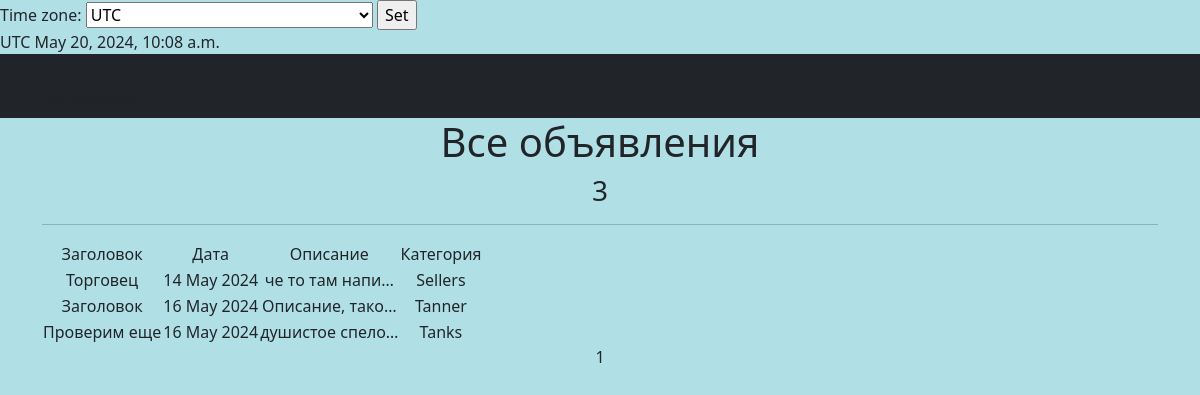
/posts/, run on the app's committed database.
### ads/models.py (models this page shows, shortened)
class Post(models.Model):
    POSITIONS = [
        ('Tanks', 'Танки'),
        ('Hills', 'Хилы'),
        ('DD', 'ДД'),
        ('Sellers', 'Торговцы'),
        ('Gildmasters', 'Гилдмастеры'),
        ('Kwestgiver', 'Квестгиверы'),
        ('Blacksmith', 'Кузнецы'),
        ('Tanner', 'Кожевники'),
        ('Potion master', 'Зельевары'),
        ('Spell master', 'Мастера заклинаний'),
    ]
    author = models.ForeignKey(User, help_text=_('автор'), on_delete=models.CASCADE)
    category = models.CharField(max_length=30, help_text=_('тип'),choices=POSITIONS, default='Tanks')
    time_in = models.DateTimeField(auto_now_add=True)
    title = models.CharField(
        max_length=255,
        help_text=('заголовок'),
        unique=True,
    )
    description = models.TextField(help_text=_('текст'))
    file = models.FileField(upload_to='files/', null=True, blank=True)
    image = models.ImageField(upload_to='image/', null=True, blank=True)
    file2 = models.FileField(upload_to='files/', null=True, blank=True)
    image2 = models.ImageField(upload_to='image/', null=True, blank=True)

### ads/views.py (the view, shortened to what this page needs)
# urls.py: path('', PostList.as_view(), name='posts'),
class PostList(ListView):
    queryset = Post.objects.order_by('time_in')
    template_name = 'posts.html'
    context_object_name = 'posts'
    paginate_by = 10
    def get_context_data(self, **kwargs):
        context = super().get_context_data(**kwargs)
        context['current_time'] = timezone.localtime(timezone.now())
        context['timezones'] = pytz.common_timezones
        return context

### templates/posts.html (shortened to what this page needs)
{% extends 'flatpages/default.html' %}
{% load i18n %}
{% block content %}
    <h1>Все объявления</h1>
    <h3> {{ posts|length }} </h3>
    <hr>
   {% if posts %}
       <table>
           <tr>
               <td>Заголовок</td>
               <td>Дата</td>
               <td>Описание</td>
               <td>Категория</td>
           </tr>
           {% for post in posts %}
           <tr>
               <td>{{ post.title }}</td>
               <td>{{ post.time_in|date:'d M Y' }}</td>
               <td>{{ post.description|truncatechars:15 }}</td>
               <td>{{ post.category}}</td>
           </tr>
           {% endfor %}
       </table>
   {% endif %}
   {{ page_obj.number }}
{% endblock content %}

### templates/flatpages/default.html (shortened to what this page needs)
<!DOCTYPE html>
{% load i18n %}
{% load tz %}
{% load static %}
<html lang="ru">
    <head>
        <link href="{% static 'css/styles.css' %}" rel="stylesheet" />
    </head>
    <body>
        {% get_current_timezone as TIME_ZONE %}
        <form action="" method="POST">
            <label for="timezone">Time zone:</label>
            <select name="timezone">
                {% for tz in timezones %}
                <option value="{{ tz }}"{% if tz == TIME_ZONE %} selected{% endif %}>{{ tz }}</option>
                {% endfor %}
            </select>
            <input type="submit" value="Set">
        </form>
        {{ TIME_ZONE }}
        {{ current_time|timezone:TIME_ZONE }}
        <nav class="navbar navbar-expand-lg navbar-dark bg-dark static-top">
            <div class="container">
                        <li class="nav-item">
                            <a class="nav-link" href="/posts/">Объявления</a>
                        </li>
                </div>
        </nav>
        <div class="container">
            <div class="row">
                <div class="col-lg-12 text-center">
                    {% block content %}{% endblock content %}
                </div>
            </div>
        </div>
    </body>
</html>

### data on the page
Post: title "Торговец", time_in "14 May 2024", description "че то там напи…", category "Sellers"
Post: title "Заголовок", time_in "16 May 2024", description "Описание, тако…", category "Tanner"
Post: title "Проверим еще", time_in "16 May 2024", description "душистое спело…", category "Tanks"

### other printed values
{{ TIME_ZONE }} "UTC"
{{ current_time|timezone:TIME_ZONE }} "May 20, 2024, 10:08 a.m."
{{ posts|length }} "3"
{{ page_obj.number }} "1"
form field timezone "UTC"
